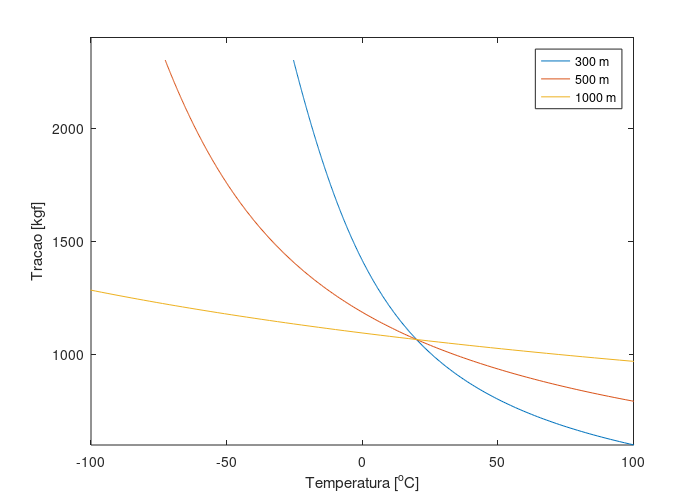
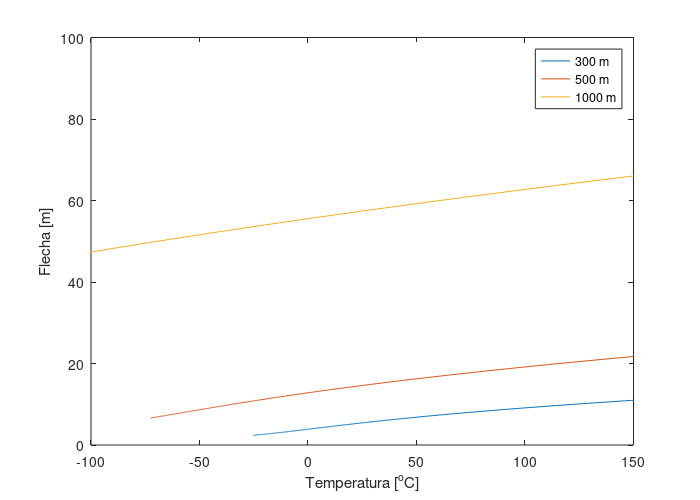
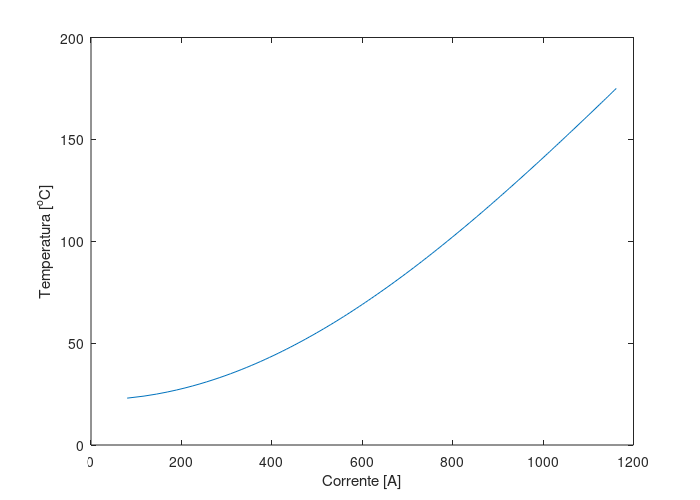
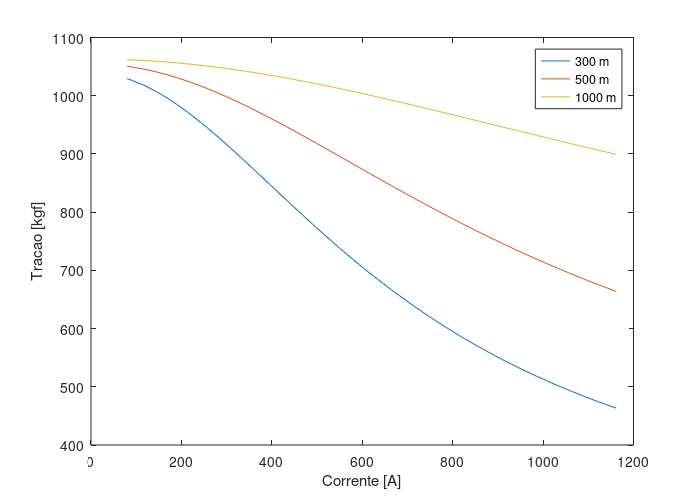

These charts were generated, in order, by the following MATLAB code:
function estudoCabo
% estudo de cabo - CAL6201
peso = 0.4864;
Tcrit = 5330;
T01 = 0.2*Tcrit;
secao = 480e-6;
diam = 17.2e-3;
E = 5976e6;
alfa = 23e-6;
emiss = 1;
tamb = 20;

close all
C1 = T01./peso;
T02 = 400:5:2300;
C2 = T02./peso;
vao1 = 300;
delta1 = eqEstado(vao1, C1, C2, T01, T02, alfa, E, secao);
vao2 = 500;
delta2 = eqEstado(vao2, C1, C2, T01, T02, alfa, E, secao);
vao3 = 1000;
delta3 = eqEstado(vao3, C1, C2, T01, T02, alfa, E, secao);
figure;
plot(delta1 + tamb, T02, delta2 + tamb, T02, delta3 + tamb, T02);
axis([-100 100 600 2400]);
xlabel('Temperatura [^oC]');
ylabel('Tracao [kgf]');
legend('300 m', '500 m', '1000 m', 'Location', 'Best');
salvar('tempTracao');

flecha1 = flecha(peso, vao1, T02);
flecha2 = flecha(peso, vao2, T02);
flecha3 = flecha(peso, vao3, T02);
figure;
plot(tamb + delta1, flecha1, tamb + delta2, flecha2, tamb + delta3, flecha3); 
axis([-100 150 0 100]);
xlabel('Temperatura [^oC]');
ylabel('Flecha [m]');
legend('300 m', '500 m', '1000 m', 'Location', 'Best');
salvar('tempFlecha');

temp = tamb+3:175;
r = 2.26e-4;
v = 1;
dia = true;
amp = ampacidade(temp, tamb, emiss, diam, v, r, dia);
figure;
plot(amp, temp);
xlabel('Corrente [A]');
ylabel('Temperatura [^oC]');
salvar('corrTemp');

% interpolacao das tracoes para as temperaturas da ampacidade
TracAmp1 = interp1(tamb + delta1, T02, temp);
TracAmp2 = interp1(tamb + delta2, T02, temp);
TracAmp3 = interp1(tamb + delta3, T02, temp);
flechaAmp1 = interp1(tamb + delta1, flecha1, temp);
flechaAmp2 = interp1(tamb + delta2, flecha2, temp);
flechaAmp3 = interp1(tamb + delta3, flecha3, temp);

figure;
plot(amp, TracAmp1, amp, TracAmp2, amp, TracAmp3);
xlabel('Corrente [A]');
ylabel('Tracao [kgf]');
legend('300 m', '500 m', '1000 m', 'Location', 'Best');
salvar('corrTrac');

figure;
plot(amp, flechaAmp1, amp, flechaAmp2, amp, flechaAmp3);
xlabel('Corrente [A]');
ylabel('Flecha [m]');
legend('300 m', '500 m', '1000 m', 'Location', 'Best');
salvar('corrFlecha');

%% confeccao do gabarito
% a partir do vao de 500 m, estima-se a flecha para a condicao basica,
% usa-se a equacao de estado para flecha minima e maxima, e extrapola

tmin = -10;
tmax = 90;
hseg = 10; % altura minima de seguranca
TracMax = interp1(tamb + delta2, T02, tmin);
TracMin = interp1(tamb + delta2, T02, tmax);
fmin = flecha(peso, vao2, TracMax);
fmax = flecha(peso, vao2, TracMin);
fprintf('Limites das flechas para um vao de 500 m: %.2f m a %.2f m.\n', fmin, fmax)
v = 0:10:2000;
curvaMin = fmin .* (v ./ vao2).^2 .* 10; % ja com exagero vertical
curvaMax = fmax .* (v ./ vao2).^2 .* 10;
figure;
c1 = curvaMin + max(curvaMax) - max(curvaMin);
c2 = curvaMax;
vref = [-v(end:-1:1) v]./2;
plot(vref, [c1(end:-1:1) c1], vref, [c2(end:-1:1) c2], vref, [c2(end:-1:1) c2] - hseg.*10);
axis equal
grid on
title('Gabarito para flechas');

	function dt = eqEstado(vao, c1, c2, t01, t02, alfa, e, s)
		%% equacao de estado
		dt = 1./alfa .* ((c2 .* sinh(vao./(2 .* c2)))./(c1 .* sinh(vao./(2 .* c1))) -1 -1./(e.*s) .* (t02 - t01));
	end % function

	function f = flecha(peso, vao, tracao)
		%% flecha
		f = peso .* vao.^2 ./(8 .* tracao);
	end % function

	function i = ampacidade(t, tamb, emiss, diam, vvento, r, sol)
		%% ampacidade
		qr = 179200 .* emiss .* diam .* (((t+273)./1000).^4 - ((tamb+273)./1000).^4);
		qc = 0.09456 .* (t - tamb) .* (0.32 + 0.43 .*(45946.8 .* diam .* vvento).^0.52);
		qs = sol .* (204 .* diam);
		i = sqrt((qr + qc - qs)./r);
	end % function

	function ajustaEixos
		axis tight
		x = axis;
		axis([x(1:2) x(3:4).*1.1]);
		box off;
		grid off;
		set(gca, 'YGrid', 'on');
		set(gca, 'YTick', 0);
		set(gca, 'XGrid', 'on');
		set(gca,'XTick',0:pi/2:2*pi);
		set(gca,'XTickLabel',{'0','pi/2','pi','3pi/2','2pi'});
	end

	function salvar(nome)
		%% salvar as figuras para apostila
		set(gcf, 'PaperPosition', [0 0 7 5]);
		set(gcf, 'PaperSize', [7 5]);
		saveas(gcf, ['../' nome '.pdf'], 'pdf');
	end

end %function